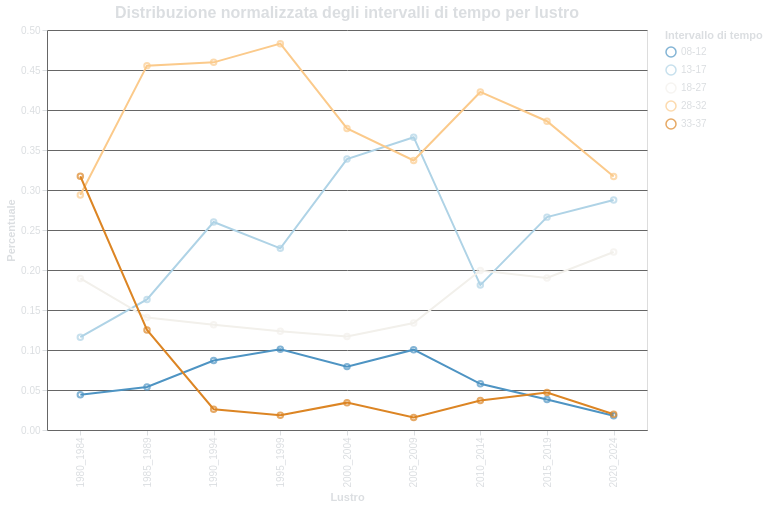

The specification (Vega-Lite) saved for this image:
### Vega-Lite specification from a JSON file in a GitHub repository (floating-point values rounded to 4 significant figures)
{"$schema": "https://vega.github.io/schema/vega-lite/v5.17.0.json", "config": {"axis": {"domainColor": "#666666", "gridColor": "#666666", "labelColor": "#DBDEE1", "tickColor": "#DBDEE1", "titleColor": "#DBDEE1"}, "background": "transparent", "legend": {"labelColor": "#DBDEE1", "titleColor": "#DBDEE1"}, "title": {"color": "#DBDEE1", "fontSize": 16}}, "data": {"name": "data-cc0357b6e1c78e35e4d864b53bce23f5"}, "datasets": {"data-cc0357b6e1c78e35e4d864b53bce23f5": [{"Count": 30, "Durata Intervallo": "08-12", "Lustro": "1980_1984", "Percentuale": 0.04405}, {"Count": 133, "Durata Intervallo": "08-12", "Lustro": "1985_1989", "Percentuale": 0.05385}, {"Count": 204, "Durata Intervallo": "08-12", "Lustro": "1990_1994", "Percentuale": 0.08681}, {"Count": 77, "Durata Intervallo": "08-12", "Lustro": "1995_1999", "Percentuale": 0.101}, {"Count": 95, "Durata Intervallo": "08-12", "Lustro": "2000_2004", "Percentuale": 0.07923}, {"Count": 166, "Durata Intervallo": "08-12", "Lustro": "2005_2009", "Percentuale": 0.1004}, {"Count": 22, "Durata Intervallo": "08-12", "Lustro": "2010_2014", "Percentuale": 0.05774}, {"Count": 13, "Durata Intervallo": "08-12", "Lustro": "2015_2019", "Percentuale": 0.03801}, {"Count": 9, "Durata Intervallo": "08-12", "Lustro": "2020_2024", "Percentuale": 0.01772}, {"Count": 79, "Durata Intervallo": "13-17", "Lustro": "1980_1984", "Percentuale": 0.116}, {"Count": 403, "Durata Intervallo": "13-17", "Lustro": "1985_1989", "Percentuale": 0.1632}, {"Count": 611, "Durata Intervallo": "13-17", "Lustro": "1990_1994", "Percentuale": 0.26}, {"Count": 173, "Durata Intervallo": "13-17", "Lustro": "1995_1999", "Percentuale": 0.227}, {"Count": 406, "Durata Intervallo": "13-17", "Lustro": "2000_2004", "Percentuale": 0.3386}, {"Count": 605, "Durata Intervallo": "13-17", "Lustro": "2005_2009", "Percentuale": 0.366}, {"Count": 69, "Durata Intervallo": "13-17", "Lustro": "2010_2014", "Percentuale": 0.1811}, {"Count": 91, "Durata Intervallo": "13-17", "Lustro": "2015_2019", "Percentuale": 0.2661}, {"Count": 146, "Durata Intervallo": "13-17", "Lustro": "2020_2024", "Percentuale": 0.2874}, {"Count": 129, "Durata Intervallo": "18-27", "Lustro": "1980_1984", "Percentuale": 0.1894}, {"Count": 347, "Durata Intervallo": "18-27", "Lustro": "1985_1989", "Percentuale": 0.1405}, {"Count": 309, "Durata Intervallo": "18-27", "Lustro": "1990_1994", "Percentuale": 0.1315}, {"Count": 94, "Durata Intervallo": "18-27", "Lustro": "1995_1999", "Percentuale": 0.1234}, {"Count": 140, "Durata Intervallo": "18-27", "Lustro": "2000_2004", "Percentuale": 0.1168}, {"Count": 221, "Durata Intervallo": "18-27", "Lustro": "2005_2009", "Percentuale": 0.1337}, {"Count": 76, "Durata Intervallo": "18-27", "Lustro": "2010_2014", "Percentuale": 0.1995}, {"Count": 65, "Durata Intervallo": "18-27", "Lustro": "2015_2019", "Percentuale": 0.1901}, {"Count": 113, "Durata Intervallo": "18-27", "Lustro": "2020_2024", "Percentuale": 0.2224}, {"Count": 200, "Durata Intervallo": "28-32", "Lustro": "1980_1984", "Percentuale": 0.2937}, {"Count": 1125, "Durata Intervallo": "28-32", "Lustro": "1985_1989", "Percentuale": 0.4555}, {"Count": 1080, "Durata Intervallo": "28-32", "Lustro": "1990_1994", "Percentuale": 0.4596}, {"Count": 368, "Durata Intervallo": "28-32", "Lustro": "1995_1999", "Percentuale": 0.4829}, {"Count": 452, "Durata Intervallo": "28-32", "Lustro": "2000_2004", "Percentuale": 0.377}, {"Count": 557, "Durata Intervallo": "28-32", "Lustro": "2005_2009", "Percentuale": 0.337}, {"Count": 161, "Durata Intervallo": "28-32", "Lustro": "2010_2014", "Percentuale": 0.4226}, {"Count": 132, "Durata Intervallo": "28-32", "Lustro": "2015_2019", "Percentuale": 0.386}, {"Count": 161, "Durata Intervallo": "28-32", "Lustro": "2020_2024", "Percentuale": 0.3169}, {"Count": 216, "Durata Intervallo": "33-37", "Lustro": "1980_1984", "Percentuale": 0.3172}, {"Count": 309, "Durata Intervallo": "33-37", "Lustro": "1985_1989", "Percentuale": 0.1251}, {"Count": 61, "Durata Intervallo": "33-37", "Lustro": "1990_1994", "Percentuale": 0.02596}, {"Count": 14, "Durata Intervallo": "33-37", "Lustro": "1995_1999", "Percentuale": 0.01837}, {"Count": 41, "Durata Intervallo": "33-37", "Lustro": "2000_2004", "Percentuale": 0.0342}, {"Count": 26, "Durata Intervallo": "33-37", "Lustro": "2005_2009", "Percentuale": 0.01573}, {"Count": 14, "Durata Intervallo": "33-37", "Lustro": "2010_2014", "Percentuale": 0.03675}, {"Count": 16, "Durata Intervallo": "33-37", "Lustro": "2015_2019", "Percentuale": 0.04678}, {"Count": 10, "Durata Intervallo": "33-37", "Lustro": "2020_2024", "Percentuale": 0.01969}]}, "height": 400, "layer": [{"encoding": {"color": {"field": "Durata Intervallo", "scale": {"scheme": "blueorange"}, "title": "Intervallo di tempo", "type": "nominal"}, "tooltip": [{"field": "Durata Intervallo", "type": "nominal"}, {"field": "Lustro", "type": "nominal"}, {"field": "Percentuale", "format": ".3f", "type": "quantitative"}], "x": {"field": "Lustro", "title": "Lustro", "type": "nominal"}, "y": {"field": "Percentuale", "title": "Percentuale", "type": "quantitative"}}, "mark": {"type": "line"}, "title": "Distribuzione normalizzata degli intervalli di tempo per lustro"}, {"encoding": {"color": {"field": "Durata Intervallo", "scale": {"scheme": "blueorange"}, "title": "Intervallo di tempo", "type": "nominal"}, "tooltip": [{"field": "Durata Intervallo", "type": "nominal"}, {"field": "Lustro", "type": "nominal"}, {"field": "Percentuale", "format": ".3f", "type": "quantitative"}], "x": {"field": "Lustro", "title": "Lustro", "type": "nominal"}, "y": {"field": "Percentuale", "title": "Percentuale", "type": "quantitative"}}, "mark": {"type": "point"}, "title": "Distribuzione normalizzata degli intervalli di tempo per lustro"}], "width": 600}
